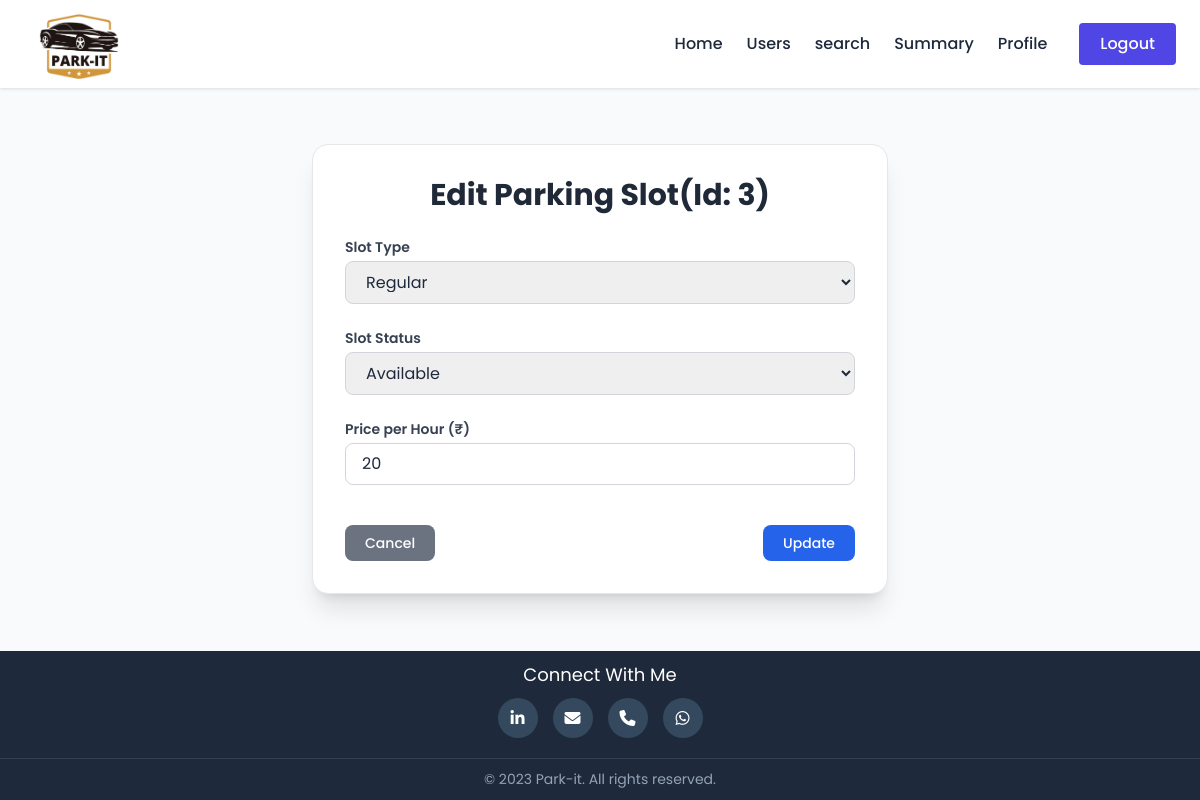
The app's page /admin/edit-slot/3 (signed in), older data.
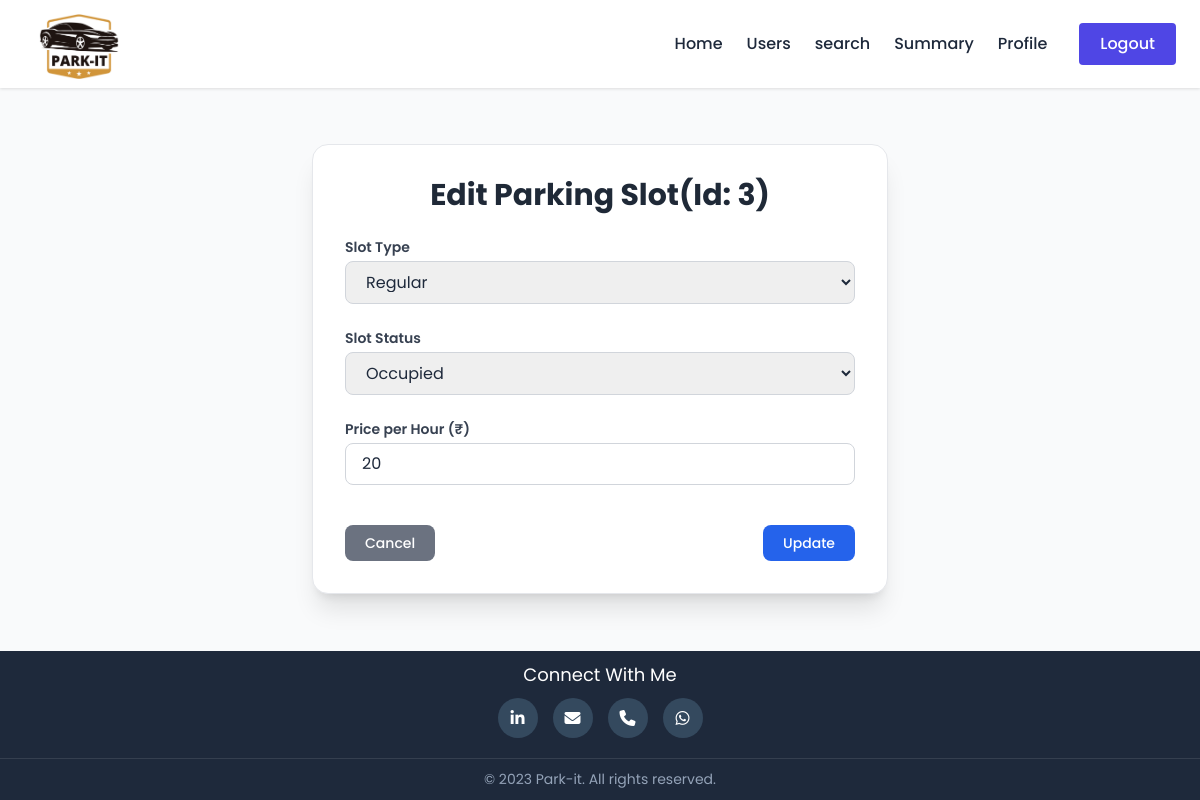
The same page, newer data.
### model_db.py (models this page shows)
class ParkingSpot(db.Model):
    __tablename__ = 'parking_spot'
    id = db.Column(db.Integer, primary_key=True)
    lot_id = db.Column(db.Integer, db.ForeignKey('parking_lot.id'), nullable=False)
    status = db.Column(db.String(20), nullable=True)  # e.g., 'available', 'booked'
    type = db.Column(db.String(20), nullable=True)  # e.g., 'regular', 'premium'
    price_per_hrs = db.Column(db.Integer)
    bookings = db.relationship('Booking', backref='spot', lazy=True)

### routes.py (the view, shortened to what this page needs)
    @app.route('/<username>/edit-slot/<int:slot_id>', methods=['GET', 'POST'])
    @auth_required
    def edit_slot(username, slot_id):
        slot = ParkingSpot.query.get(slot_id)
        if not slot:
            flash("Slot not found.", "danger")
            return redirect(url_for('dashboard', username=username))
        return render_template('admin/edit_slot.html', username=username, slot=slot)

### templates/admin/edit_slot.html (shortened to what this page needs)
{% extends "admin/base0.html" %}
{%block head %}
<script src="https://cdn.tailwindcss.com"></script>
{% endblock %}
{% block content %}
<div class="max-w-xl mx-auto mt-14 bg-white shadow-xl rounded-2xl p-8 border border-gray-200">
    <h2 class="text-3xl font-bold text-gray-800 mb-6 text-center">Edit Parking Slot(Id: {{ slot.id }})</h2>
    <form method="POST" action="{{ url_for('update_slot', username=username) }}" class="space-y-6">
        <div>
            <label class="block text-sm font-semibold text-gray-700 mb-1">Slot Type</label>
            <select name="slotType" class="w-full px-4 py-2 border border-gray-300 rounded-lg focus:outline-none focus:ring-2 focus:ring-blue-500">
                <option value="regular" {% if slot.type == 'regular' %}selected{% endif %}>Regular</option>
            </select>
        </div>
        <div>
            <label class="block text-sm font-semibold text-gray-700 mb-1">Slot Status</label>
            <select name="slotStatus" class="w-full px-4 py-2 border border-gray-300 rounded-lg focus:outline-none focus:ring-2 focus:ring-blue-500">
                <option value="available" {% if slot.status == 'available' %}selected{% endif %}>Available</option>
                <option value="occupied" {% if slot.status == 'occupied' %}selected{% endif %}>Occupied</option>
            </select>
        </div>
        <div>
            <label class="block text-sm font-semibold text-gray-700 mb-1">Price per Hour (₹)</label>
            <input type="number" name="slotPrice" class="w-full px-4 py-2 border border-gray-300 rounded-lg focus:outline-none focus:ring-2 focus:ring-blue-500" value="{{ slot.price_per_hrs }}" required>
        </div>
        <div class="flex justify-between pt-4">
            <a href="{{ url_for('dashboard', username=username) }}" class="px-5 py-2 text-sm font-medium text-white bg-gray-500 hover:bg-gray-600 rounded-lg">Cancel</a>
            <button type="submit" class="px-5 py-2 text-sm font-medium text-white bg-blue-600 hover:bg-blue-700 rounded-lg">Update</button>
        </div>
    </form>
</div>
{% endblock %}

Row changes from the older to the newer data that the page shows:
changed ParkingSpot "Regular": slotStatus "Available" → "Occupied"
